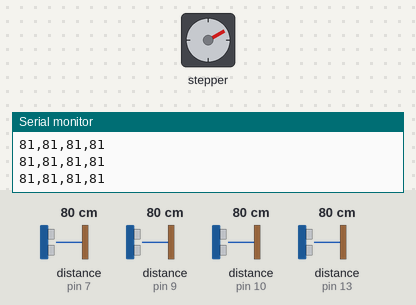
A sketch run on a simulated Arduino Uno, built with avr-gcc and run on an emulated ATmega328P. Shown: stepper motor, the last lines printed to the serial monitor. The test bench sets the inputs (shaded band); at power-on: distance to the obstacle (sensors on pin 7, pin 9, pin 10, pin 13) 80 cm. Stepper angles assume 200 steps per turn.

Above: at 1.2 s.
1.3 s: distance to the obstacle (sensor on pin 7) set to 60 cm
At 2.04 s:
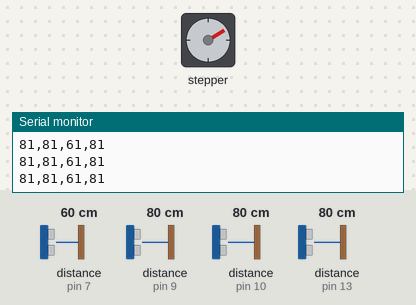
4.3 s: distance to the obstacle (sensor on pin 9) set to 2 cm
At 5.19 s:
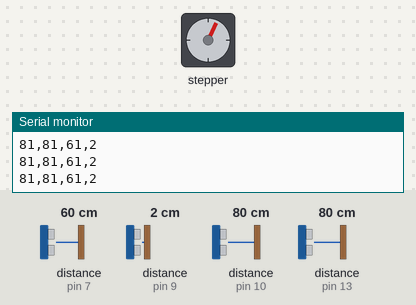
7.3 s: distance to the obstacle (sensor on pin 10) set to 2 cm
10.3 s: distance to the obstacle (sensor on pin 13) set to 2 cm
At 12.68 s:
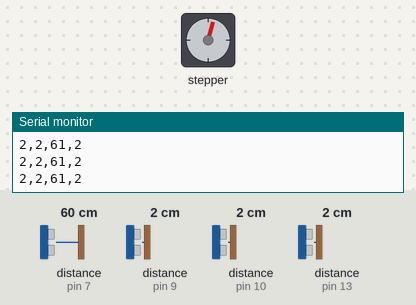
13.3 s: distance to the obstacle (sensor on pin 13) set to 53 cm
16.3 s: distance to the obstacle (sensor on pin 7) set to 18 cm
Timing chart, 0 to 20.3 s (numbered marks = the images above; inputs shaded):
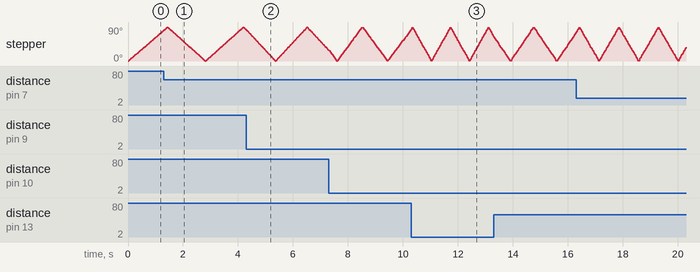

The sketch:

uno.ino
```cpp
#include <Wire.h>
#include <Stepper.h>
#include <NewPing.h>

const int stepsPerRevolution = 200;

Stepper myStepper(stepsPerRevolution, 2,3,4,5);

#define MAX_DISTANCE 200 // Maximum distance we want to ping for (in centimeters). Maximum sensor distance is rated at 400-500cm.

NewPing one(11, 10, MAX_DISTANCE); // NewPing setup of pins and maximum distance.
NewPing two(12, 13, MAX_DISTANCE);
NewPing three(6, 7, MAX_DISTANCE);
NewPing four(8, 9, MAX_DISTANCE);

int steps = 0;

void setup()
{
  Serial.begin(115200);
}

void loop()
{
  for (int i = 0; i < 50; i++) {
  int first = cm(one.ping());
  int second = cm(two.ping());
  int third = cm(three.ping());
  int fourth = cm(four.ping());

  Serial.print(first);
  Serial.print(",");
  Serial.print(second);
  Serial.print(",");
  Serial.print(third);
  Serial.print(",");
  Serial.print(fourth);
  Serial.print("\n");

  myStepper.step(1);

  delayMicroseconds(400000);
 }
 for (int i = 0; i < 50; i++) {
  int first = cm(one.ping());
  int second = cm(two.ping());
  int third = cm(three.ping());
  int fourth = cm(four.ping());

  Serial.print(first);
  Serial.print(",");
  Serial.print(second);
  Serial.print(",");
  Serial.print(third);
  Serial.print(",");
  Serial.print(fourth);
  Serial.print("\n");

  myStepper.step(-1);

  delayMicroseconds(400000);
}
}

int cm(int uS) {
  return uS / US_ROUNDTRIP_CM;
}
```
